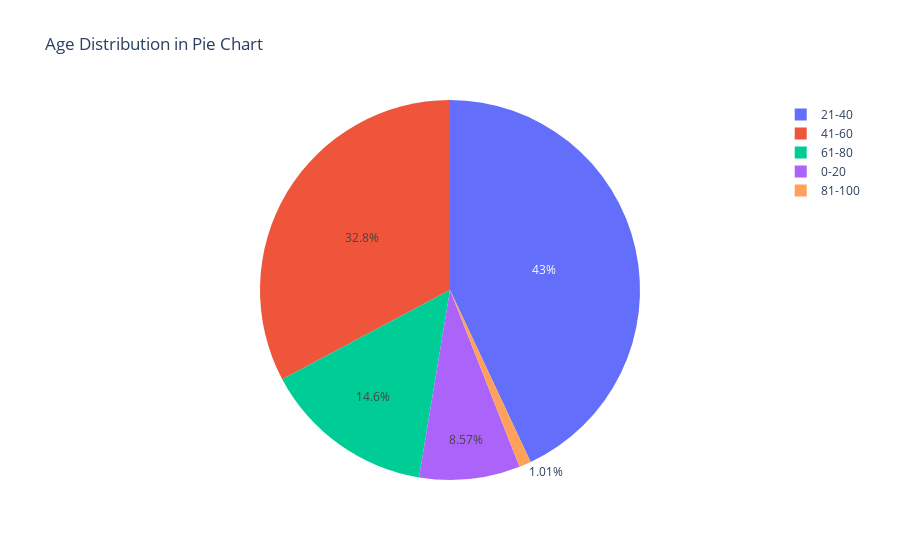

The notebook cell saved with this chart:
### Code cell
age_gb=pat['age_group'].value_counts().reset_index()
fig = px.pie(
    age_gb, 
    names='age_group',    # Column with age groups
    values='count',       # Column with counts
    title="Age Distribution in Pie Chart"
)
fig.show()

### Figure 1 — Plotly figure (JSON) as saved in the notebook; plotly's stock layout.template omitted (floating-point values rounded to 4 significant figures)
{"data": [{"domain": {"x": [0, 1], "y": [0, 1]}, "hovertemplate": "age_group=%{label}<br>count=%{value}<extra></extra>", "labels": ["21-40", "41-60", "61-80", "0-20", "81-100"], "legendgroup": "", "name": "", "showlegend": true, "type": "pie", "values": [512, 390, 174, 102, 12]}], "layout": {"legend": {"tracegroupgap": 0}, "title": {"text": "Age Distribution in Pie Chart"}}}
